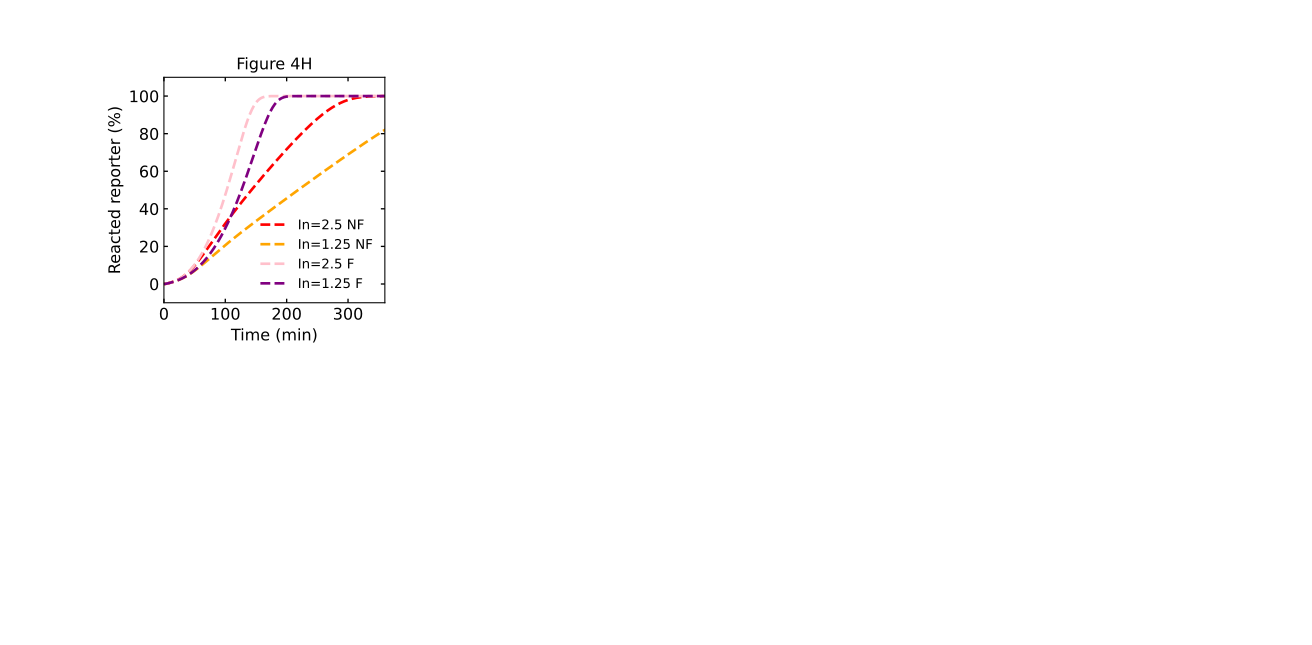

This figure's Python source:
# -*- coding: utf-8 -*-
"""
Created on Wed Jul  6 13:36:00 2022

@author: tnm12
"""

import numpy as np
import matplotlib.pyplot as plt
from matplotlib.ticker import MaxNLocator

import sys

import Simulatorv2021 as RSDs #import version 2.0.2.1 of simulator


'''
##############################################################################
Simulations
##############################################################################
'''

t_sim = np.linspace(0,12,1001)*3600 # seconds

k_txn = 0.01 #transcription rate

IN1 = [2.5,1.25] #input template

REP_con = 500 #reporter concentration

color = ['red','orange']

model = RSDs.RSD_sim(5) # define the model instance and # of domains

# specify species involved in the reaction
model.molecular_species('gate{1,2}',DNA_con=25)
model.molecular_species('reporter{2}',DNA_con=REP_con)

model.global_rate_constants(ktxn=k_txn) #globally changes transcription rates

plt.subplot(2,4,1)
for n in range(len(IN1)):
    model.molecular_species('input{1}',DNA_con=IN1[n])
    
    # simulate the model (input os simulation time)
    model.simulate(t_sim)
    
    # pull out the species from the model solution to plot
    S2 = model.output_concentration('S{2}')
    
    fs = 12
    
    plt.plot(model.t/60,(S2/REP_con)*100,color=color[n],linewidth=2,linestyle='--')
    
    
IN1 = [2.5,1.25] #input template

color = ['pink','purple']

model = RSDs.RSD_sim(5) # define the model instance and # of domains

# specify species involved in the reaction
model.molecular_species('gate{1,2}',DNA_con=25)
model.molecular_species('reporter{2}',DNA_con=REP_con)
model.molecular_species('f{1}',DNA_con=25)

model.global_rate_constants(ktxn=k_txn)

plt.subplot(2,4,1)
for n in range(len(IN1)):
    model.molecular_species('input{1}',DNA_con=IN1[n])
    
    # simulate the model (input is simulation time)
    model.simulate(t_sim)
    
    # pull out the species from the model solution to plot
    S2 = model.output_concentration('S{2}')
    
    fs = 12
    
    plt.plot(model.t/60,(S2/REP_con)*100,color=color[n],linewidth=2,linestyle='--')
    
    
plt.xticks(fontsize=fs)
plt.yticks(fontsize=fs)
plt.ylim(-10,110)
plt.xlim(0,360)
ax1 = plt.gca()
ax1.xaxis.set_tick_params(which='both',size=3,width=1,direction='in',top='on')
#ax1.xaxis.set_major_locator(MaxNLocator(integer=True))
ax1.yaxis.set_tick_params(which='both',size=3,width=1,direction='in',right='on')
plt.xlabel('Time (min)',fontsize=fs)
plt.ylabel('Reacted reporter (%)',fontsize=fs)
plt.title('Figure 4H')
plt.legend(['In=2.5 NF','In=1.25 NF','In=2.5 F','In=1.25 F'],frameon=False)
